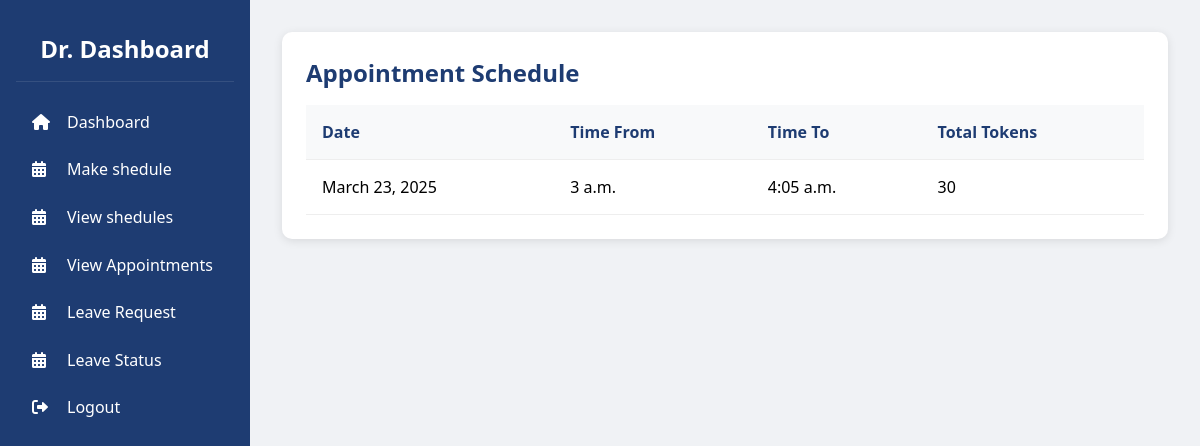
Before: /doctor/viewshedules (signed in) with the older database file.
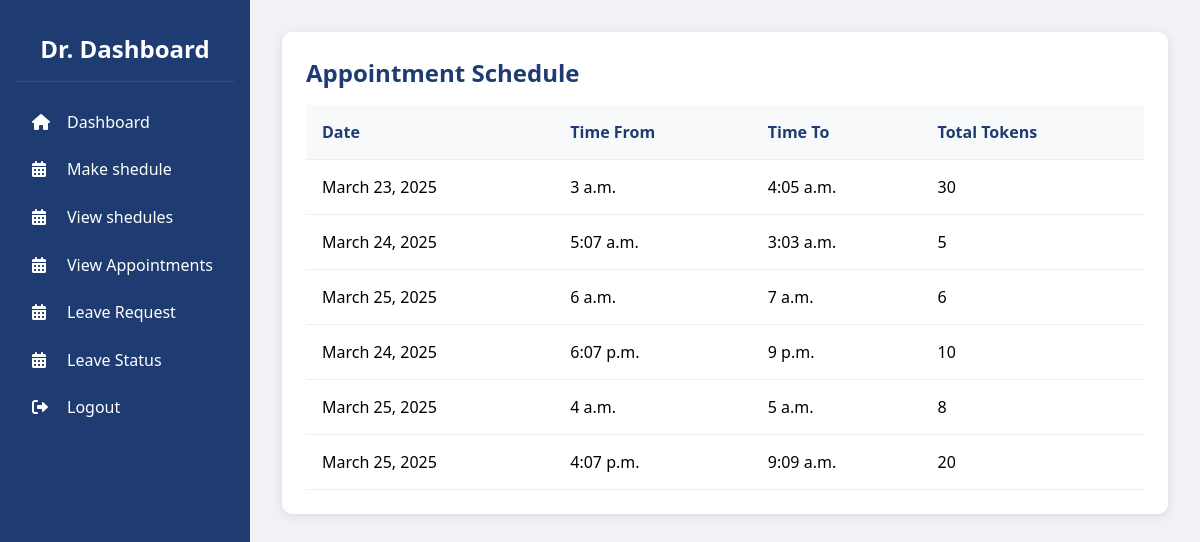
After: the same page with the newer database file.
### doctor/models.py (models this page shows)
class Sheduler(models.Model):
    userid = models.ForeignKey(user, on_delete=models.CASCADE)
    date_she = models.DateField()
    time_from = models.TimeField()
    time_to = models.TimeField()
    no_tokens = models.IntegerField()

### doctor/views.py (the view)
# urls.py: path('doctor/viewshedules', views.view_shedules,name='view_shedules'),
def view_shedules(request):
    user_id = request.session.get('user_id')  # Get user ID from session
    schedules = Sheduler.objects.filter(userid=user_id)  # Filter schedules by user ID
    return render(request, 'appointment-table.html', {'schedules': schedules})

### patient/templates/appointment-table.html (shortened to what this page needs)
<!DOCTYPE html>
<html lang="en">
<head>
    <link rel="stylesheet" href="https://cdnjs.cloudflare.com/ajax/libs/font-awesome/6.0.0/css/all.min.css">
</head>
<body>
    <aside class="sidebar">
        <div class="sidebar-header">
            <h2>Dr. Dashboard</h2>
        </div>
        <ul class="sidebar-menu">
            <li><a href="{% url 'doctordash' %}"><i class="fas fa-home"></i>Dashboard</a></li>
            <li><a href="{% url 'shedulerdoctor' %}"><i class="fas fa-calendar-alt"></i>Make shedule</a></li>
            <li><a href="{% url 'view_shedules' %}"><i class="fas fa-calendar-alt"></i>View shedules</a></li>
            <li><a href="{% url 'doctor_appointments' %}"><i class="fas fa-calendar-alt"></i>View Appointments</a></li>
            <li><a href="{% url 'leave' %}"><i class="fas fa-calendar-alt"></i>Leave Request</a></li>
            <li><a href="{% url 'leave_status' %}"><i class="fas fa-calendar-alt"></i>Leave Status</a></li>
            <li><a href="{% url 'logout_view' %}"><i class="fas fa-sign-out-alt"></i>Logout</a></li>
        </ul>
    </aside>
    <main class="main-content">
        <div class="appointment-list">
            <h2>Appointment Schedule</h2>
            <table>
                <thead>
                    <tr>
                        <th>Date</th>
                        <th>Time From</th>
                        <th>Time To</th>
                        <th>Total Tokens</th>
                    </tr>
                </thead>
                <tbody>
                    {% for schedule in schedules %}
                    <tr>
                        <td>{{ schedule.date_she }}</td>
                        <td>{{ schedule.time_from }}</td>
                        <td>{{ schedule.time_to }}</td>
                        <td>{{ schedule.no_tokens }}</td>
                    </tr>
                    {% empty %}
                    <tr>
                        <td colspan="6">No schedules available.</td>
                    </tr>
                    {% endfor %}
                </tbody>
            </table>
        </div>
    </main>
</body>
</html>

Changed rows visible on the page:
added Sheduler: date_she "March 24, 2025", time_from "5:07 a.m.", time_to "3:03 a.m.", no_tokens "5"
added Sheduler: date_she "March 25, 2025", time_from "6 a.m.", time_to "7 a.m.", no_tokens "6"
added Sheduler: date_she "March 24, 2025", time_from "6:07 p.m.", time_to "9 p.m.", no_tokens "10"
added Sheduler: date_she "March 25, 2025", time_from "4 a.m.", time_to "5 a.m.", no_tokens "8"
added Sheduler: date_she "March 25, 2025", time_from "4:07 p.m.", time_to "9:09 a.m.", no_tokens "20"
